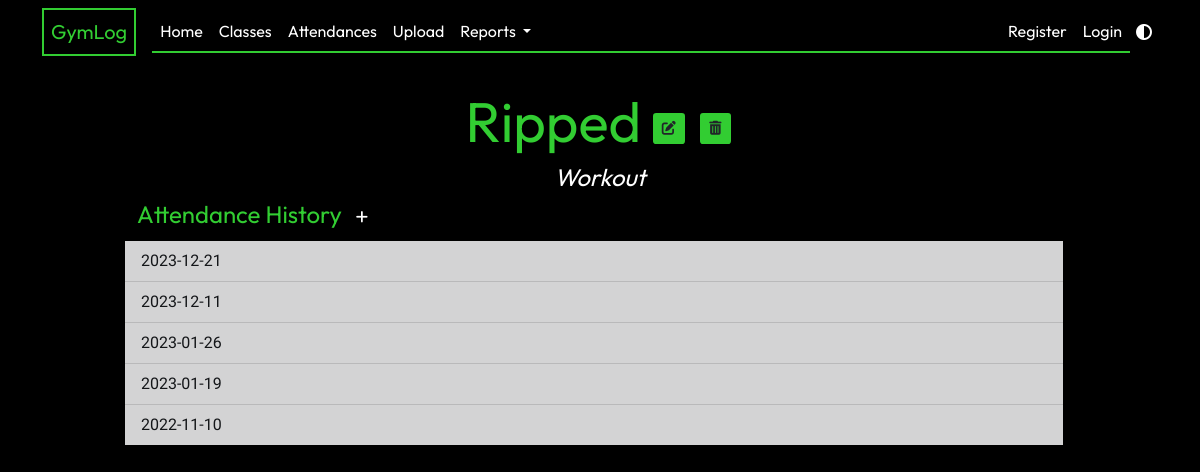
Page /class/8 on the committed database.
### app/models.py (models this page shows, shortened)
class GymClass(db.Model):
    id = db.Column(db.Integer, primary_key=True)
    name = db.Column(db.String(20), unique=True, nullable=False)
    class_type = db.Column(db.String(3), default="Workout")
    attendance_list = db.relationship("Attendance", backref="class_taken", lazy=True)

class Attendance(db.Model):
    id = db.Column(db.Integer, primary_key=True)
    class_id = db.Column(db.Integer, db.ForeignKey("gym_class.id"), nullable=False)
    date_attended = db.Column(db.Date, nullable=False, default=date.today)
    def __lt__(self, other):
        return self.date_attended < other.date_attended

### app/classes/routes.py (the view)
@classes.route("/class/<int:class_id>")
def show_class(class_id):
    gymclass = GymClass.query.get(class_id)
    return render_template("class.html", legend=gymclass.name, gymclass=gymclass)

### app/templates/class.html (shortened to what this page needs)
{% extends "layout.html" %} {% block content %}
<div class="text-center mt-2">
  <h1 class="display-4">
    {{ gymclass.name }}
    <a
      href="{{ url_for('classes.update_class', class_id=gymclass.id) }}"
      class="btn btn-sm btn-current"
      ><i class="fa-solid fa-pen-to-square"></i
    ></a>
    <button
      type="button"
      class="btn btn-current btn-sm m-1"
      data-bs-toggle="modal"
      data-bs-target="#deleteModal">
      <i class="fa-solid fa-trash-can"></i>
    </button>
  </h1>
  <h4 class="subtitle">{{ gymclass.class_type }}</h4>
</div>
<div class="row align-items-center">
  <h4>
    Attendance History
    <a
      href="{{ url_for('attendances.new_attendance', class_id=gymclass.id) }}"
      class="btn btn-sm btn-add"
      ><i class="fa-solid fa-plus"></i
    ></a>
  </h4>
  <ul class="list-group list-group-flush">
    {% for a in gymclass.attendance_list|sort(reverse=true) %}
    <li class="list-group-item list-group-item-dark">
      {{ a.date_attended.strftime('%Y-%m-%d') }}
    </li>
    {% endfor %}
  </ul>
</div>
{% endblock content %}6

### app/static/main.css (style rules this page uses)
:root { --primary-color: black; --secondary-color: white; --accent-color: #32cd32; --typewriter-speed: 2s; --typewriter-chars: 17; }
body { background-color: var(--primary-color); color: var(--secondary-color); margin: 0; min-height: 100vh; font-family: "Roboto"; }
h1, h2, h3, h4 { color: var(--accent-color); font-family: Outfit; }
.subtitle { color: var(--secondary-color); font-style: italic; }
.btn-current { background-color: var(--accent-color); border-radius: 10% 10%; }
.btn-add { background-color: transparent; color: var(--secondary-color); border-radius: 50%; }

### rows in the picture
GymClass: name "Ripped", class_type "Workout"
Attendance: date_attended "2023-12-21"
Attendance: date_attended "2023-12-11"
Attendance: date_attended "2023-01-26"
Attendance: date_attended "2023-01-19"
Attendance: date_attended "2022-11-10"
